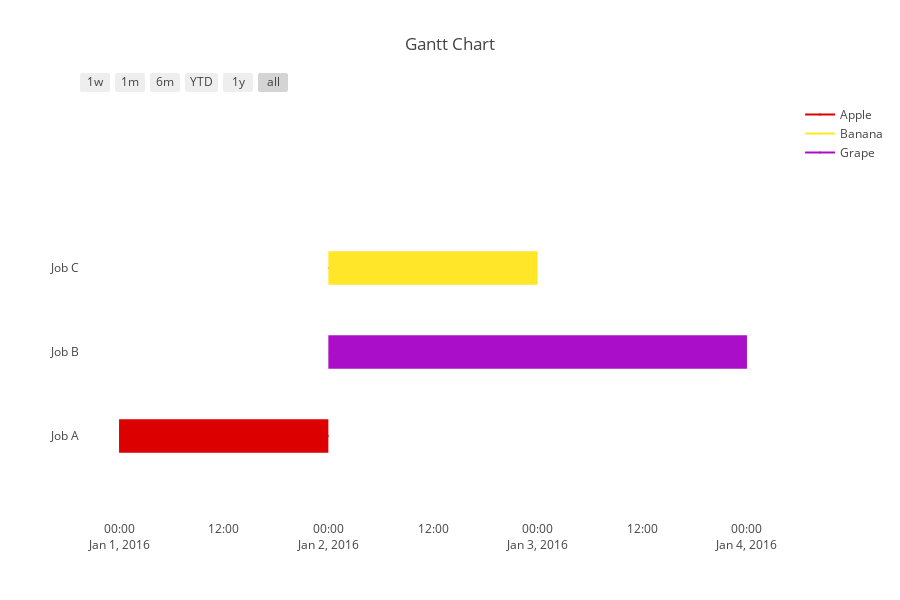

The notebook cell saved with this chart:
### Markdown cell above
# Use a Dictionary for Colors

### Code cell
import plotly.figure_factory as ff

df = [dict(Task="Job A", Start='2016-01-01', Finish='2016-01-02', Resource='Apple'),
      dict(Task="Job B", Start='2016-01-02', Finish='2016-01-04', Resource='Grape'),
      dict(Task="Job C", Start='2016-01-02', Finish='2016-01-03', Resource='Banana')]

colors = dict(Apple = 'rgb(220, 0, 0)',
              Grape = 'rgb(170, 14, 200)',
              Banana = (1, 0.9, 0.16))

fig = ff.create_gantt(df, colors=colors, index_col='Resource', show_colorbar=True)
pyo.iplot(fig, filename='gantt-dictioanry-colors')

### Figure 1 — Plotly figure (JSON) as saved in the notebook; plotly's stock layout.template omitted (floating-point values rounded to 4 significant figures)
{"data": [{"marker": {"color": "white"}, "name": "", "showlegend": false, "type": "scatter", "uid": "4671f6ca-fa5c-43ff-98c0-ad42de398eb1", "x": ["2016-01-01", "2016-01-02"], "y": [0, 0]}, {"marker": {"color": "white"}, "name": "", "showlegend": false, "type": "scatter", "uid": "71fc09d3-beeb-4008-bf5d-33673de6cff8", "x": ["2016-01-02", "2016-01-04"], "y": [1, 1]}, {"marker": {"color": "white"}, "name": "", "showlegend": false, "type": "scatter", "uid": "6c9fa8ff-2c98-4a9f-8816-1000085c7d0c", "x": ["2016-01-02", "2016-01-03"], "y": [2, 2]}, {"hoverinfo": "none", "marker": {"color": "rgb(220, 0, 0)", "size": 1}, "name": "Apple", "showlegend": true, "type": "scatter", "uid": "cacb6dc4-af75-409e-b483-4a213ff09955", "x": ["2016-01-02", "2016-01-02"], "y": [0, 0]}, {"hoverinfo": "none", "marker": {"color": "rgb(255, 230, 41)", "size": 1}, "name": "Banana", "showlegend": true, "type": "scatter", "uid": "3686b0d7-d450-4320-a913-b7b60912381b", "x": ["2016-01-02", "2016-01-02"], "y": [1, 1]}, {"hoverinfo": "none", "marker": {"color": "rgb(170, 14, 200)", "size": 1}, "name": "Grape", "showlegend": true, "type": "scatter", "uid": "b514fd45-8485-4306-a190-dba30d52a2a5", "x": ["2016-01-02", "2016-01-02"], "y": [2, 2]}], "layout": {"height": 600, "hovermode": "closest", "shapes": [{"fillcolor": "rgb(220, 0, 0)", "line": {"width": 0}, "opacity": 1, "type": "rect", "x0": "2016-01-01", "x1": "2016-01-02", "xref": "x", "y0": -0.2, "y1": 0.2, "yref": "y"}, {"fillcolor": "rgb(170, 14, 200)", "line": {"width": 0}, "opacity": 1, "type": "rect", "x0": "2016-01-02", "x1": "2016-01-04", "xref": "x", "y0": 0.8, "y1": 1.2, "yref": "y"}, {"fillcolor": "rgb(255, 230, 41)", "line": {"width": 0}, "opacity": 1, "type": "rect", "x0": "2016-01-02", "x1": "2016-01-03", "xref": "x", "y0": 1.8, "y1": 2.2, "yref": "y"}], "showlegend": true, "title": {"text": "Gantt Chart"}, "width": 900, "xaxis": {"rangeselector": {"buttons": [{"count": 7, "label": "1w", "step": "day", "stepmode": "backward"}, {"count": 1, "label": "1m", "step": "month", "stepmode": "backward"}, {"count": 6, "label": "6m", "step": "month", "stepmode": "backward"}, {"count": 1, "label": "YTD", "step": "year", "stepmode": "todate"}, {"count": 1, "label": "1y", "step": "year", "stepmode": "backward"}, {"step": "all"}]}, "showgrid": false, "type": "date", "zeroline": false}, "yaxis": {"autorange": false, "range": [-1, 4], "showgrid": false, "ticktext": ["Job A", "Job B", "Job C"], "tickvals": [0, 1, 2], "zeroline": false}}}
